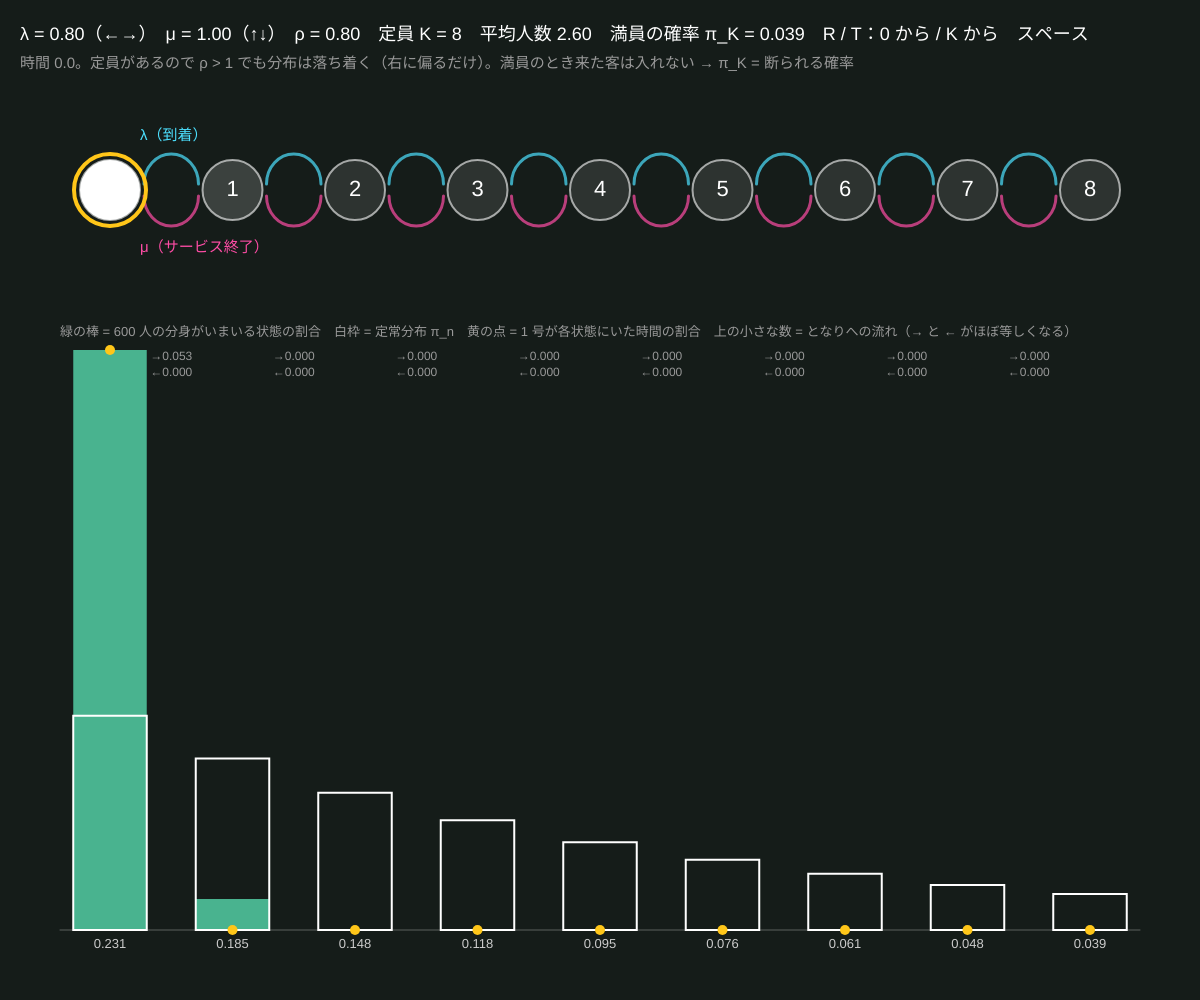
Frame 1 (no input)
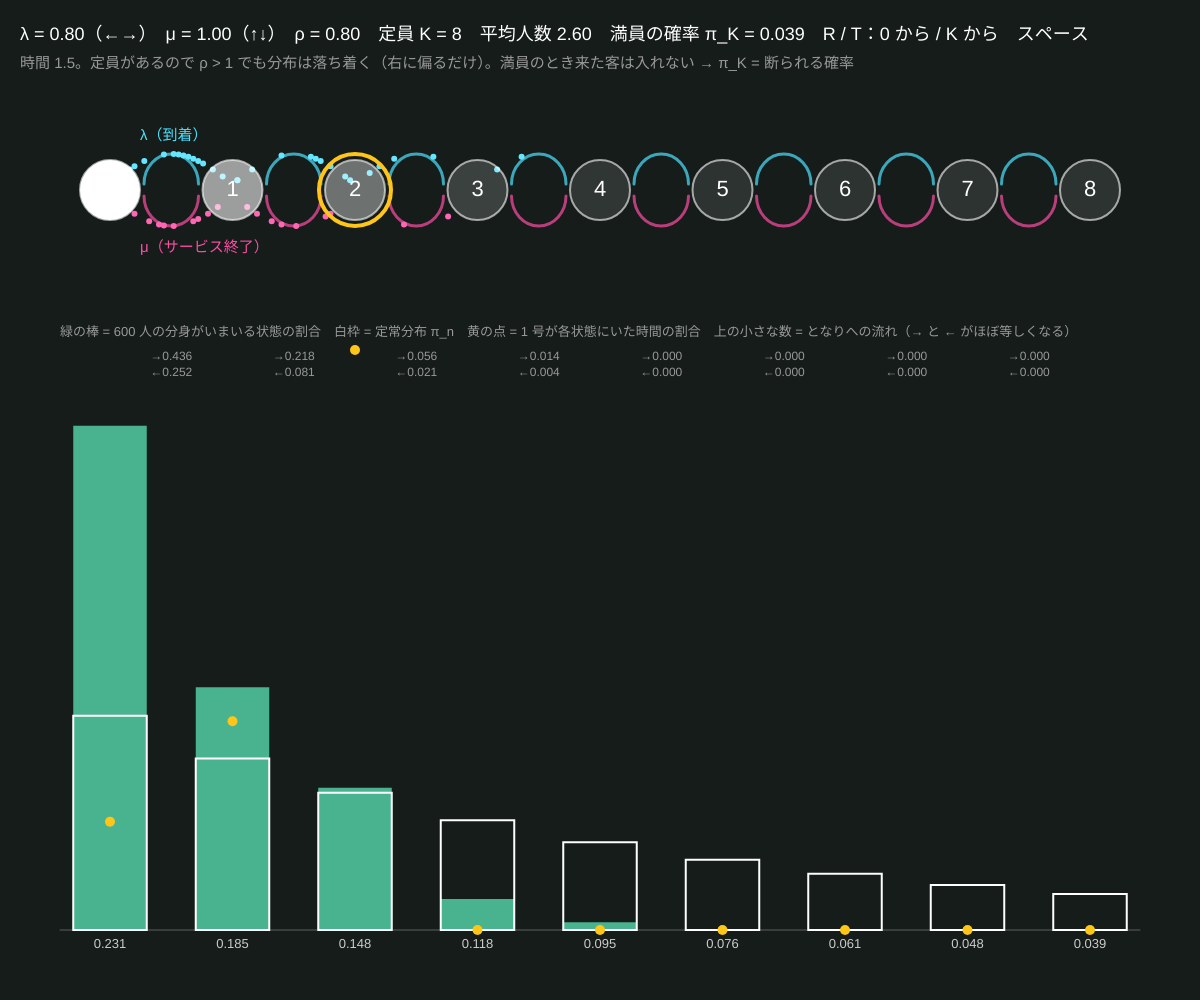
Frame 60 (no input)
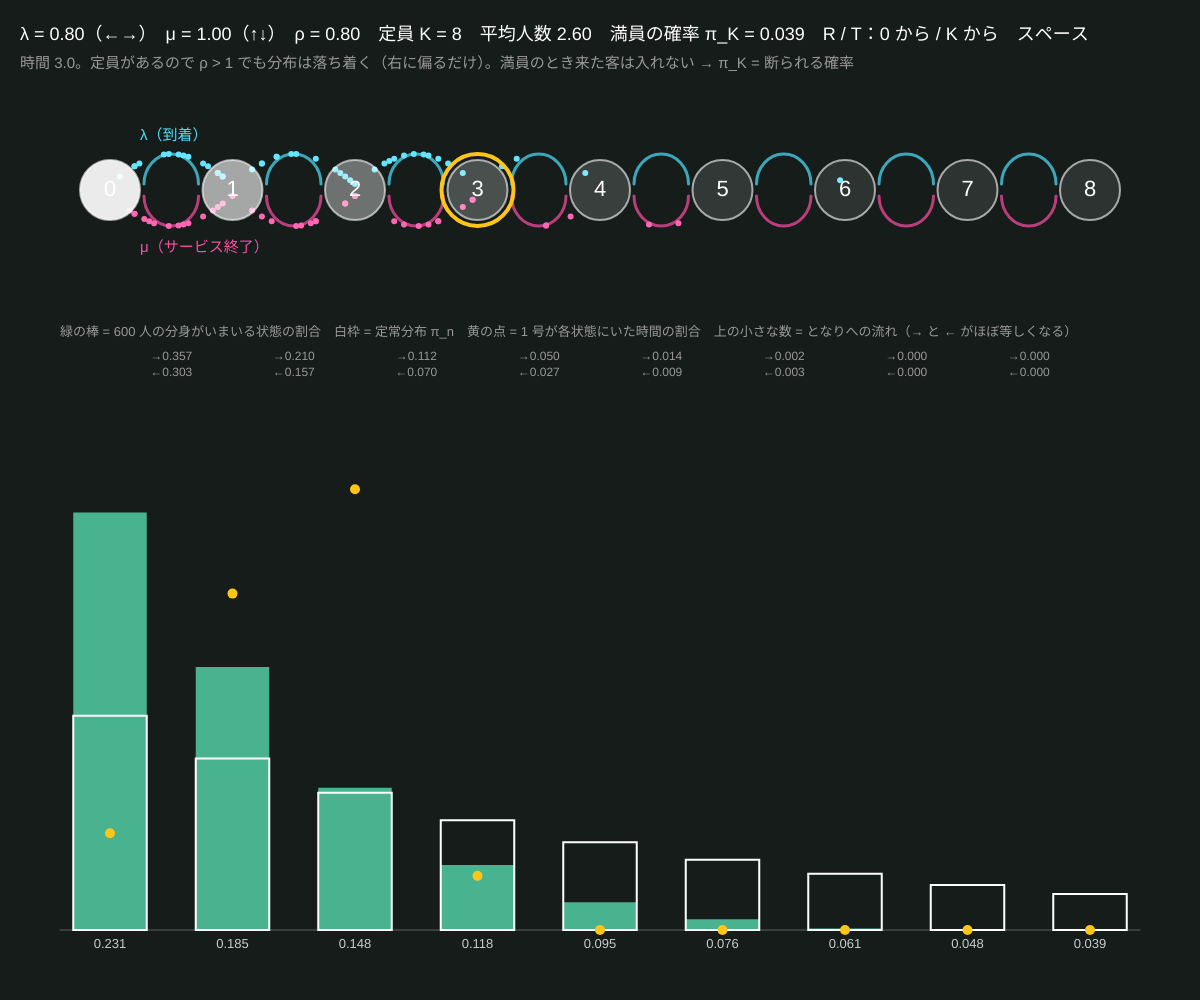
Frame 120 (the mouse pressed at the canvas centre since frame 60)

The p5.js sketch that drew these frames (run headless with seeded random() and noise() and a simulated clock; from frame 60 on, the mouse is pressed at the canvas centre):

// p5.js sketch
// ── sketch.js
// ============================================
// 05 出生死滅過程と定常分布
// 系内人数を「状態 0, 1, 2, …, K」として、到着で右へ（率 λ）、サービス終了で左へ（率 μ）1 つずつ動く
//   600 人の「分身」を同時に動かすと、どこから始めても人数の分布が定常分布 π_n ∝ (λ/μ)^n に落ち着く
//   落ち着いた状態では、となりどうしの流れがつり合う：π_n λ = π_(n+1) μ（つり合いの式）
// ←→ = λ / ↑↓ = μ / R = 全員を状態 0 から / T = 全員を状態 K から / スペース = 一時停止
// ============================================

let K = 8;                 // ★ 定員（状態は 0〜K）。M/M/1/K 待ち行列
let lambda = 0.8, mu = 1;  // ★ 到着率とサービス率
let nWalk = 600;           // ★ 分身の数
let speed = 1.5;           // ★ 1 秒で進む時間
let paused = false;
let walkers = [], occ = [], sparks = [], fluxR = [], fluxL = [], simT = 0;

function setup() {
  createCanvas(windowWidth, windowHeight);
  colorMode(HSB, 360, 100, 100, 100);
  startAt(0);
}
function startAt(s) {
  walkers = new Array(nWalk).fill(s);
  occ = new Array(K + 1).fill(0); fluxR = new Array(K).fill(0); fluxL = new Array(K).fill(0);
  simT = 0; sparks = [];
}
function nodeX(n) { return map(n, 0, K, 110, width - 110); }

// ★ 小さな時間 dt の間に、確率 λdt で右へ、μdt で左へ
function stepAll(dt) {
  let cR = new Array(K).fill(0), cL = new Array(K).fill(0);
  for (let i = 0; i < nWalk; i++) {
    let n = walkers[i], u = Math.random();
    if (n < K && u < lambda * dt) { walkers[i] = n + 1; cR[n]++; }
    else if (n > 0 && u > 1 - mu * dt) { walkers[i] = n - 1; cL[n - 1]++; }
  }
  for (let j = 0; j < K; j++) {   // 流れ（1 人・単位時間あたり）をなめらかに記録
    fluxR[j] += (cR[j] / nWalk / dt - fluxR[j]) * 0.02;
    fluxL[j] += (cL[j] / nWalk / dt - fluxL[j]) * 0.02;
    if (cR[j] && sparks.length < 300 && Math.random() < 0.3) sparks.push({ from: j, dir: 1, f: 0 });
    if (cL[j] && sparks.length < 300 && Math.random() < 0.3) sparks.push({ from: j + 1, dir: -1, f: 0 });
  }
  occ[walkers[0]] += dt;    // 分身 1 号が各状態にいた時間
  simT += dt;
}
function stationary() {
  let r = lambda / mu, p = [], s = 0;
  for (let n = 0; n <= K; n++) { p.push(Math.pow(r, n)); s += p[n]; }
  return p.map((v) => v / s);
}

function draw() {
  background(150, 25, 11);
  if (!paused) { let sub = ceil(speed / 60 / 0.02); for (let k = 0; k < sub; k++) stepAll(speed / 60 / sub); }
  let pi = stationary(), cy = 190;

  // ---- 状態の図と矢印
  for (let n = 0; n < K; n++) {
    let a = nodeX(n) + 34, b = nodeX(n + 1) - 34;
    stroke(190, 70, 100, 70); strokeWeight(3); noFill();
    arc((a + b) / 2, cy - 6, b - a, 60, PI, TWO_PI);
    stroke(330, 70, 100, 70); arc((a + b) / 2, cy + 6, b - a, 60, 0, PI);
  }
  noStroke();
  for (let s of sparks) {     // 流れの粒
    s.f += 0.04;
    let a = nodeX(s.from), b = nodeX(s.from + s.dir), x = lerp(a, b, s.f);
    let y = s.dir > 0 ? cy - 6 - sin(s.f * PI) * 30 : cy + 6 + sin(s.f * PI) * 30;
    fill(s.dir > 0 ? color(190, 60, 100) : color(330, 60, 100)); circle(x, y, 6);
  }
  sparks = sparks.filter((s) => s.f < 1);
  let cnt = new Array(K + 1).fill(0);
  for (let w of walkers) cnt[w]++;
  for (let n = 0; n <= K; n++) {
    fill(0, 0, 100, 10 + 60 * cnt[n] / nWalk * 3); stroke(0, 0, 100, 60); strokeWeight(2);
    circle(nodeX(n), cy, 60);
    noStroke(); fill(0, 0, 100); textSize(22); textAlign(CENTER, CENTER); text(n, nodeX(n), cy);
    textAlign(LEFT, BASELINE);
  }
  noFill(); stroke(45, 90, 100); strokeWeight(4); circle(nodeX(walkers[0]), cy, 72);   // 分身 1 号
  noStroke(); fill(190, 70, 100); textSize(15); text('λ（到着）', nodeX(0) + 30, cy - 50);
  fill(330, 70, 100); text('μ（サービス終了）', nodeX(0) + 30, cy + 62);

  // ---- 棒グラフ：分身の分布（色）・定常分布（白枠）・1 号の滞在時間の割合（黄の点）
  let gy = height - 70, gh = height - 420;
  let bw = (nodeX(1) - nodeX(0)) * 0.6;
  stroke(0, 0, 100, 30); strokeWeight(1); line(60, gy, width - 60, gy);
  for (let n = 0; n <= K; n++) {
    let x = nodeX(n), h1 = cnt[n] / nWalk * gh * 1.6, h2 = pi[n] * gh * 1.6;
    noStroke(); fill(160, 60, 85, 80); rect(x - bw / 2, gy - min(h1, gh), bw, min(h1, gh));
    noFill(); stroke(0, 0, 100); strokeWeight(2); rect(x - bw / 2, gy - min(h2, gh), bw, min(h2, gh));
    let o = occ[n] / max(simT, 1e-9) * gh * 1.6;
    noStroke(); fill(45, 90, 100); circle(x, gy - min(o, gh), 10);
    fill(0, 0, 80); textSize(13); textAlign(CENTER); text(nf(pi[n], 1, 3), x, gy + 18);
    if (n < K) {
      fill(0, 0, 60); textSize(12);
      text('→' + nf(fluxR[n], 1, 3), (x + nodeX(n + 1)) / 2, gy - gh + 10);
      text('←' + nf(fluxL[n], 1, 3), (x + nodeX(n + 1)) / 2, gy - gh + 26);
    }
    textAlign(LEFT);
  }
  fill(0, 0, 60); textSize(13);
  text('緑の棒 = 600 人の分身がいまいる状態の割合　白枠 = 定常分布 π_n　黄の点 = 1 号が各状態にいた時間の割合　上の小さな数 = となりへの流れ（→ と ← がほぼ等しくなる）', 60, gy - gh - 14);

  let L = 0; for (let n = 0; n <= K; n++) L += n * pi[n];
  fill(0, 0, 100); textSize(18);
  text('λ = ' + nf(lambda, 1, 2) + '（←→）　μ = ' + nf(mu, 1, 2) + '（↑↓）　ρ = ' + nf(lambda / mu, 1, 2) + '　定員 K = ' + K + '　平均人数 ' + nf(L, 1, 2) + '　満員の確率 π_K = ' + nf(pi[K], 1, 3) + '　R / T：0 から / K から　スペース', 20, 40);
  fill(0, 0, 60); textSize(15);
  text('時間 ' + nf(simT, 1, 1) + '。定員があるので ρ > 1 でも分布は落ち着く（右に偏るだけ）。満員のとき来た客は入れない → π_K = 断られる確率', 20, 68);
}

function keyPressed() {
  if (key === RIGHT_ARROW) lambda = min(3, lambda + 0.1);
  if (key === LEFT_ARROW) lambda = max(0.1, lambda - 0.1);
  if (key === UP_ARROW) mu = min(3, mu + 0.1);
  if (key === DOWN_ARROW) mu = max(0.1, mu - 0.1);
  if (key === 'r' || key === 'R') startAt(0);
  if (key === 't' || key === 'T') startAt(K);
  if (key === ' ') paused = !paused;
}

// ---------- やってみよう ----------
// 1. R と T で始め方を変えても、最後は同じ分布になることを確かめる。何秒くらいで落ち着く？
// 2. λ = μ のとき定常分布はどんな形？ λ = 2μ のときは？（π_n ∝ ρ^n）
// 3. サービス終了の率を μ × min(n, 2) に変えると窓口 2 つ（M/M/2/K）になる。stepAll の mu を書き換える
// 4. 到着の率を λ × (K − n) にすると「人数が限られた客」（機械の修理など）。分布はどう変わる？
